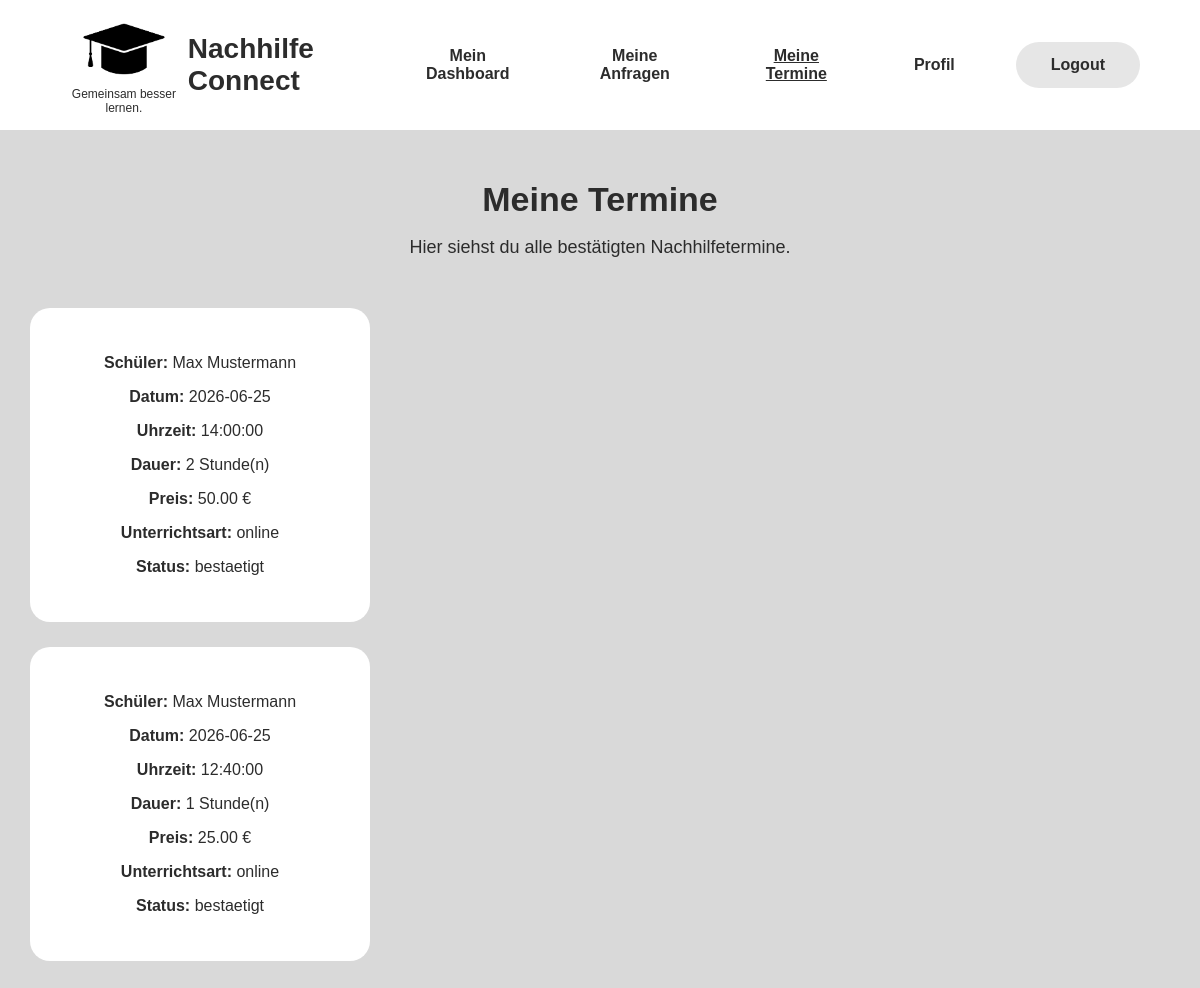
The page /termine (signed in) on the database as committed earlier.
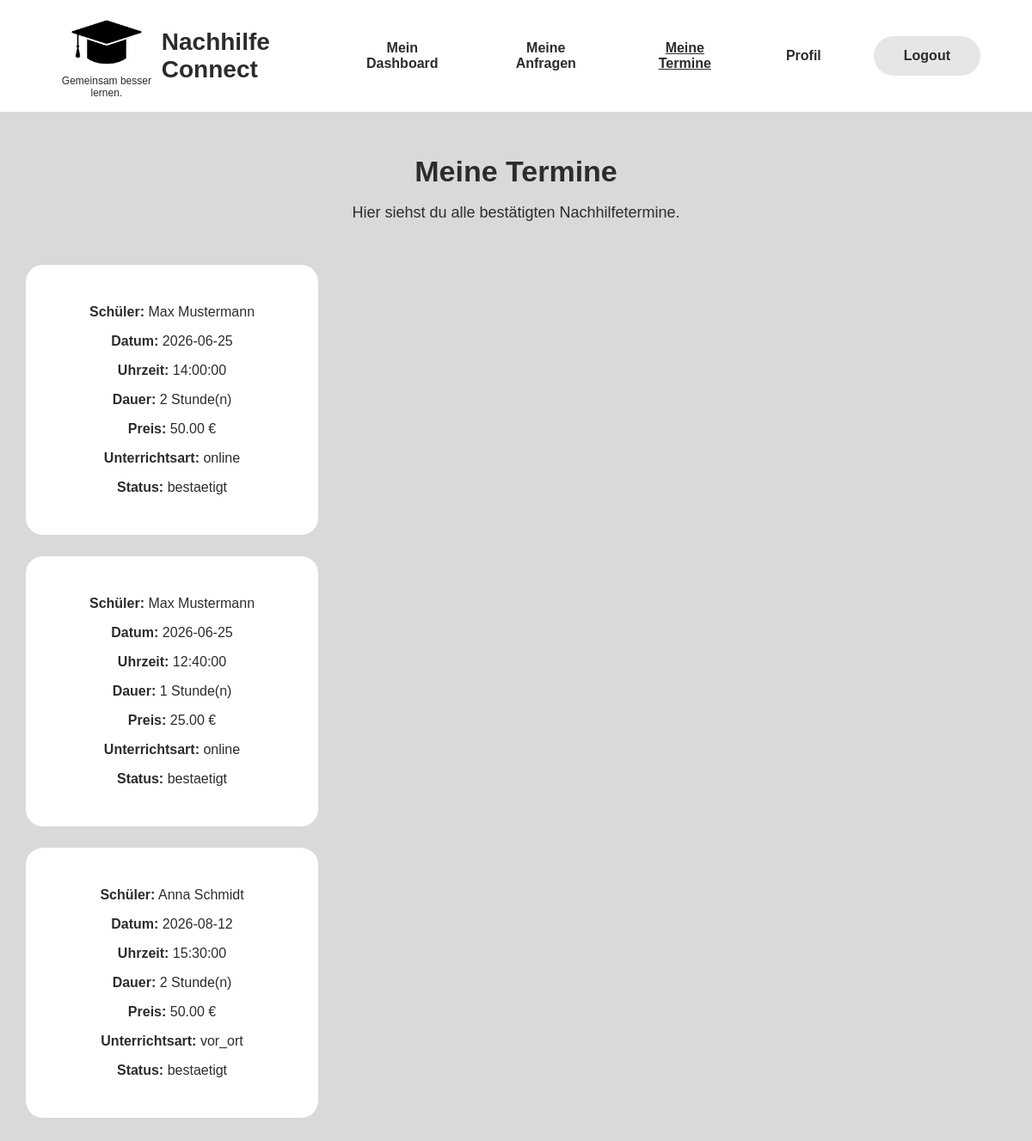
The same page on the database as committed later.
### models.py (models this page shows)
class Buchung(db.Model):
    __tablename__ = "buchung"
    id = db.Column(db.Integer, primary_key=True)
    schüler_id = db.Column(db.Integer, db.ForeignKey("users.id"), nullable=False)
    lehrer_id = db.Column(db.Integer, db.ForeignKey("users.id"), nullable=False)
    fach_id = db.Column(db.Integer, db.ForeignKey("fach.id"), nullable=False)
    schueler = db.relationship('User', foreign_keys=[schüler_id])
    lehrer = db.relationship('User', foreign_keys=[lehrer_id])
    bewertung = db.relationship('Bewertung', uselist=False)
    datum = db.Column(db.Date, nullable=False)
    uhrzeit = db.Column(db.Time, nullable=False)
    dauer_stunden = db.Column(db.Integer, nullable=False)
    gesamtpreis = db.Column(db.Numeric(8, 2), nullable=False)
    unterrichtsart = db.Column(db.String(30), nullable=False)
    zahlungsart = db.Column(db.String(30), nullable=False)
    status = db.Column(db.String(30), nullable=False, default="anfrage")
    nachricht = db.Column(db.Text, nullable=True)
    erstellt_am = db.Column(db.DateTime, nullable=False, default=datetime.utcnow)

class User(db.Model):
    __tablename__ = "users"
    id = db.Column(db.Integer, primary_key=True)
    vorname = db.Column(db.String(100), nullable=False)
    nachname = db.Column(db.String(100), nullable=False)
    rolle = db.Column(db.String(20), nullable=False)                   #Schüler / lehrer
    telefon = db.Column(db.String(30), nullable=True)
    email = db.Column(db.String(120), unique=True, nullable=False)
    passwort = db.Column(db.String(255), nullable=False)
    buchungen_als_lehrer = db.relationship('Buchung', foreign_keys='Buchung.lehrer_id')

### app.py (the view)
@app.route('/termine')
def teacher_appointments():
    if 'user_id' not in session or session.get('rolle') != 'lehrer':
        flash("Bitte als Lehrer einloggen.")
        return redirect(url_for('login'))
    lehrer_user_id = session['user_id']
    termine = Buchung.query.filter_by(
        lehrer_id=lehrer_user_id,
        status="bestaetigt"
    ).all()
    return render_template('teacher_appointments.html', termine=termine)

### templates/teacher_appointments.html (shortened to what this page needs)
<!DOCTYPE html>
<html lang="de">
<head>
    <link rel="stylesheet" href="{{ url_for('static', filename='css/style.css') }}">
</head>
<body>
   <header>
    <div class="logo">
        <img src="{{ url_for('static', filename='images/logo.png') }}" alt="Nachhilfe Connect Logo">
        <p>Gemeinsam besser lernen.</p>
    </div>
    <h1>Nachhilfe Connect</h1>
    <nav>
        <ul>
            <li><a href="{{ url_for('teacher_dashboard') }}">Mein Dashboard</a></li>
            <li><a href="{{ url_for('teacher_requests') }}">Meine Anfragen</a></li>
            <li><a class="active" href="{{ url_for('teacher_appointments') }}">Meine Termine</a></li>
            <li><a href="{{ url_for('profile') }}">Profil</a></li>
            <li><a class="login-button" href="{{ url_for('logout') }}">Logout</a></li>
        </ul>
    </nav>
</header>
<main>
    <section class="dashboard-header">
        <h2>Meine Termine</h2>
        <p>Hier siehst du alle bestätigten Nachhilfetermine.</p>
    </section>
    <section class="requests-list">
        {% if termine %}
            {% for termin in termine %}
                <div class="dashboard-card">
                    <p><strong>Schüler:</strong> {{ termin.schueler.vorname }} {{ termin.schueler.nachname }}</p>
                    <p><strong>Datum:</strong> {{ termin.datum }}</p>
                    <p><strong>Uhrzeit:</strong> {{ termin.uhrzeit }}</p>
                    <p><strong>Dauer:</strong> {{ termin.dauer_stunden }} Stunde(n)</p>
                    <p><strong>Preis:</strong> {{ termin.gesamtpreis }} €</p>
                    <p><strong>Unterrichtsart:</strong> {{ termin.unterrichtsart }}</p>
                    <p><strong>Status:</strong> {{ termin.status }}</p>
                </div>
            {% endfor %}
        {% else %}
            <div class="dashboard-card">
                <h3>Keine bestätigten Termine</h3>
                <p>Aktuell hast du keine bestätigten Nachhilfetermine.</p>
            </div>
        {% endif %}
    </section>
</main>
</body>
</html>

### static/css/style.css (style rules this page uses)
body { margin: 0; font-family: Arial, sans-serif; color: #2c2c2c; background-color: #d9d9d9; }
header { background-color: #ffffff; padding: 15px 60px; display: flex; justify-content: space-between; align-items: center; }
.logo { text-align: center; }
.logo img { max-width: 90px; height: auto; }
.logo p { font-size: 12px; margin: 0; }
header h1 { font-size: 28px; margin: 0; }
nav ul { list-style-type: none; margin: 0; padding: 0; overflow: hidden; display: flex; align-items: center; gap: 45px; }
nav li { float: left; }
nav li a { display: block; color: #2c2c2c; text-align: center; padding: 14px 16px; text-decoration: none; font-weight: bold; }
nav li a.active { text-decoration: underline; }
.login-button { background-color: #e6e6e6; border-radius: 30px; padding: 14px 35px; }
.dashboard-header { text-align: center; margin-top: 50px; }
.dashboard-header h2 { font-size: 34px; margin-bottom: 10px; }
.dashboard-header p { font-size: 18px; }
.dashboard-card { background-color: white; width: 280px; padding: 30px; border-radius: 20px; text-align: center; }
.requests-list { display: flex; flex-direction: column; gap: 25px; margin: 50px 30px; }

Rows that differ between the two databases and show on the page:
added Buchung: schueler.vorname "Anna", schueler.nachname "Schmidt", datum "2026-08-12", uhrzeit "15:30:00", dauer_stunden "2", gesamtpreis "50.00", unterrichtsart "vor_ort", status "bestaetigt"
